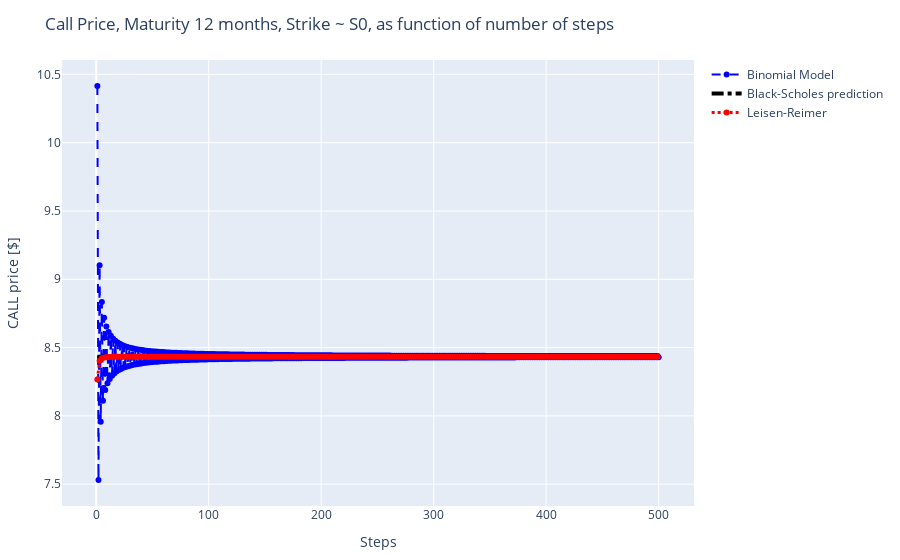

The notebook cell this image was saved under:
### Code cell
function Plot_BIN_BL( BINOMIAL, BL, LR, T, xrange=-1, yrange=-1, bin = true)
    if bin == true
        BIN_PLOT  = PlotlyJS.scatter(;x=1:length(BINOMIAL),   y=BINOMIAL,mode="markers+lines", name="Binomial Model", line=attr(color="blue", width=2, dash="dash"  ))
    end
    BL_PLOT   = PlotlyJS.scatter(;x=1:length(BINOMIAL),   y=repeat([BL], length(BINOMIAL)), mode="lines", name="Black-Scholes prediction", line=attr(color="black", width=4, dash="dashdot"))
    LR_PLOT   = PlotlyJS.scatter(;x=1:2:length(BINOMIAL), y=LR,mode="markers+lines", name="Leisen-Reimer", line=attr(color="red", width=3, dash="dot" ))
    
    if yrange!=-1 && xrange!=-1
        layout    = Layout(title=string("Call Price, Maturity ", Int(T), " months, Strike ~ S0, as function of number of steps"),
                           yaxis_title="CALL price [\$]", xaxis_title="Steps", xaxis_range=xrange, yaxis_range=yrange )
    elseif xrange!=-1
        layout    = Layout(title=string("Call Price, Maturity ", Int(T), " months, Strike ~ S0, as function of number of steps"),
                           yaxis_title="CALL price [\$]", xaxis_title="Steps",xaxis_range=xrange)
    elseif yrange!=-1
        layout    = Layout(title=string("Call Price, Maturity ", Int(T), " months, Strike ~ S0, as function of number of steps"),
                           yaxis_title="CALL price [\$]", xaxis_title="Steps",yaxis_range=yrange)
    else
        layout    = Layout(title=string("Call Price, Maturity ", Int(T), " months, Strike ~ S0, as function of number of steps"),
                           yaxis_title="CALL price [\$]", xaxis_title="Steps")
    end
    if bin == true
        return PlotlyJS.plot([BIN_PLOT,BL_PLOT, LR_PLOT], layout)
    end
    return PlotlyJS.plot([BL_PLOT, LR_PLOT], layout)
end

Plot_BIN_BL( bm, bs, lr, 12)

### Figure 1 — Plotly figure (JSON) as saved in the notebook; plotly's stock layout.template omitted (floating-point values rounded to 4 significant figures; data arrays with more than 128 entries replaced by an {"elided": "..."} marker saying what was removed)
{"data": [{"line": {"color": "blue", "dash": "dash", "width": 2}, "mode": "markers+lines", "name": "Binomial Model", "type": "scatter", "x": {"elided": "500 int values"}, "y": {"elided": "500 float values"}}, {"line": {"color": "black", "dash": "dashdot", "width": 4}, "mode": "lines", "name": "Black-Scholes prediction", "type": "scatter", "x": {"elided": "500 int values"}, "y": {"elided": "500 float values"}}, {"line": {"color": "red", "dash": "dot", "width": 3}, "mode": "markers+lines", "name": "Leisen-Reimer", "type": "scatter", "x": {"elided": "250 int values"}, "y": {"elided": "250 float values"}}], "layout": {"margin": {"b": 50, "l": 50, "r": 50, "t": 60}, "title": "Call Price, Maturity 12 months, Strike ~ S0, as function of number of steps", "xaxis": {"title": {"text": "Steps"}}, "yaxis": {"title": {"text": "CALL price [$]"}}}}
